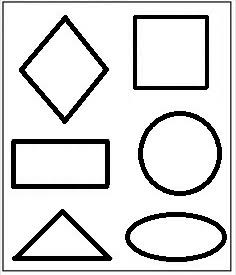
#> input picture images/inputs/image.png, 236 x 275 px
$ python main.py
#> lines starting #> are read from the running program, lines starting #| are printed output that depends on the picture; after the words box and inside, x2 and y2 are one past the last pixel; in counts of white or black regions, pixels touching at a corner belong together
import math
import os
from pathlib import Path

import cv2
import numpy as np

# ------------------------------------------------------------
# CONFIG
# ------------------------------------------------------------

BASE_DIR = Path(__file__).resolve().parent
IMAGE_PATH = BASE_DIR / "images" / "inputs" / "image.png"
OUTPUT_PATH = BASE_DIR / "images" / "outputs" / "detected_objects.jpg"
OUTPUT_PATH.parent.mkdir(parents=True, exist_ok=True)

MIN_AREA = 500


# ------------------------------------------------------------
# LOAD IMAGE
# ------------------------------------------------------------

image = cv2.imread(str(IMAGE_PATH))
#> image is the input picture: shape (275, 236, 3); min 0, max 255, mean 220.3

if image is None:
    raise FileNotFoundError(f"Could not load image: {IMAGE_PATH}")

# Keep original for drawing
output = image.copy()


# ------------------------------------------------------------
# PREPROCESSING
# ------------------------------------------------------------

# Convert to grayscale
gray = cv2.cvtColor(image, cv2.COLOR_BGR2GRAY)

# Find the dark object outlines while ignoring the white background and outer frame.
# A low threshold keeps the actual shape edges but excludes the large border region.
_, binary = cv2.threshold(gray, 10, 255, cv2.THRESH_BINARY_INV)
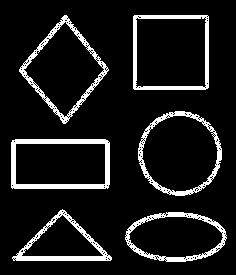
#> binary: shape (275, 236); 10.2% white; 6 white regions, box (x1, y1, x2, y2) and area: (11, 139, 110, 189) 1363, (19, 15, 109, 124) 1111, (133, 15, 209, 90) 1110, (138, 111, 222, 196) 1046, (125, 212, 227, 262) 1000, (12, 209, 112, 261) 997

# Clean up small gaps and smooth the object outlines
kernel = np.ones((3, 3), np.uint8)
binary = cv2.morphologyEx(binary, cv2.MORPH_CLOSE, kernel)
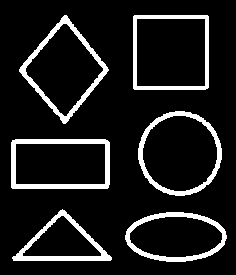
#> binary: shape (275, 236); 11.1% white; 6 white regions


# ------------------------------------------------------------
# FIND OBJECT CONTOURS
# ------------------------------------------------------------

contours, _ = cv2.findContours(
    binary,
    cv2.RETR_EXTERNAL,
    cv2.CHAIN_APPROX_SIMPLE
)
#> contours = 6 contours; box (x1, y1, x2, y2) and area: (133, 15, 209, 90) 5546, (138, 111, 222, 196) 5436, (19, 15, 109, 124) 4946, (11, 139, 110, 189) 4787, (125, 212, 227, 262) 3882, (12, 209, 112, 261) 2663


detected_objects = []


# ------------------------------------------------------------
# PROCESS EACH OBJECT
# ------------------------------------------------------------

for contour in contours:
    area = cv2.contourArea(contour)

    # Ignore small noise and the outer image border
    if area < MIN_AREA:
        continue

    x, y, w, h = cv2.boundingRect(contour)
    image_h, image_w = image.shape[:2]

    if x <= 2 or y <= 2 or x + w >= image_w - 2 or y + h >= image_h - 2:
        continue

    if area > 0.9 * image_w * image_h:
        continue

    perimeter = cv2.arcLength(contour, True)

    if perimeter == 0:
        continue

    approximation = cv2.approxPolyDP(contour, 0.04 * perimeter, True)
    vertices = len(approximation)

    # --------------------------------------------------------
    # SHAPE CLASSIFICATION
    # --------------------------------------------------------

    if vertices == 3:
        shape = "Triangle"

    elif vertices == 4:
        aspect_ratio = w / float(h) if h > 0 else 0.0

        if 0.90 <= aspect_ratio <= 1.10:
            shape = "Square"
        else:
            shape = "Rectangle"

    elif vertices > 4:
        circularity = (4 * math.pi * area) / (perimeter * perimeter)

        if circularity > 0.75:
            shape = "Circle"
        else:
            shape = "Polygon"

    else:
        shape = "Unknown"

    detected_objects.append(shape)

    cv2.drawContours(output, [contour], -1, (0, 255, 0), 2)
    cv2.rectangle(output, (x, y), (x + w, y + h), (255, 0, 0), 2)
    cv2.putText(output, shape, (x, y - 10), cv2.FONT_HERSHEY_SIMPLEX, 0.7, (0, 0, 255), 2)
#> this loop made 6 passes
#> (area, x, y, w, h, perimeter, approximation, vertices) on passes 3, 5, 6: (4787, 11, 139, 99, 50, 289.3, [[11, 142], [12, 188], [108, 187], [105, 139]], 4), (5545.5, 133, 15, 76, 75, 295.1, [[133, 16], [134, 89], [208, 87], [207, 15]], 4), (4946, 19, 15, 90, 109, 301.4, [[66, 15], [19, 69], [63, 123], [108, 70]], 4)
#> (area, x, y, w, h, perimeter, vertices, circularity) on passes 1, 4: (3882, 125, 212, 102, 50, 255.5, 5, 0.747), (5435.5, 138, 111, 84, 85, 280.7, 8, 0.867)
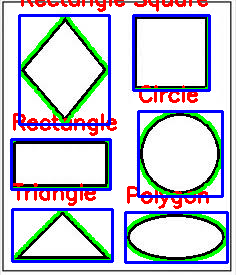
#> output: shape (275, 236, 3); 17.89% of pixels changed, all inside (x1, y1, x2, y2) = (10, 0, 229, 264)
#> after the loop, detected_objects = ['Polygon', 'Triangle', 'Rectangle', 'Circle', 'Square', 'Rectangle']


# ------------------------------------------------------------
# PRINT RESULTS
# ------------------------------------------------------------

print("\nDetected objects:")

if len(detected_objects) == 0:
    print("No objects detected.")
else:
    for i, obj in enumerate(detected_objects, start=1):
        print(f"{i}. {obj}")
#> this loop made 6 passes
#| 1. Polygon
#| 2. Triangle
#| 3. Rectangle
#| 4. Circle
#| 5. Square
#| 6. Rectangle


# ------------------------------------------------------------
# SAVE RESULT
# ------------------------------------------------------------

saved = cv2.imwrite(str(OUTPUT_PATH), output)
if not saved:
    raise IOError(f"Failed to save output image to {OUTPUT_PATH}")

print(f"\nResult saved as: {OUTPUT_PATH}")
